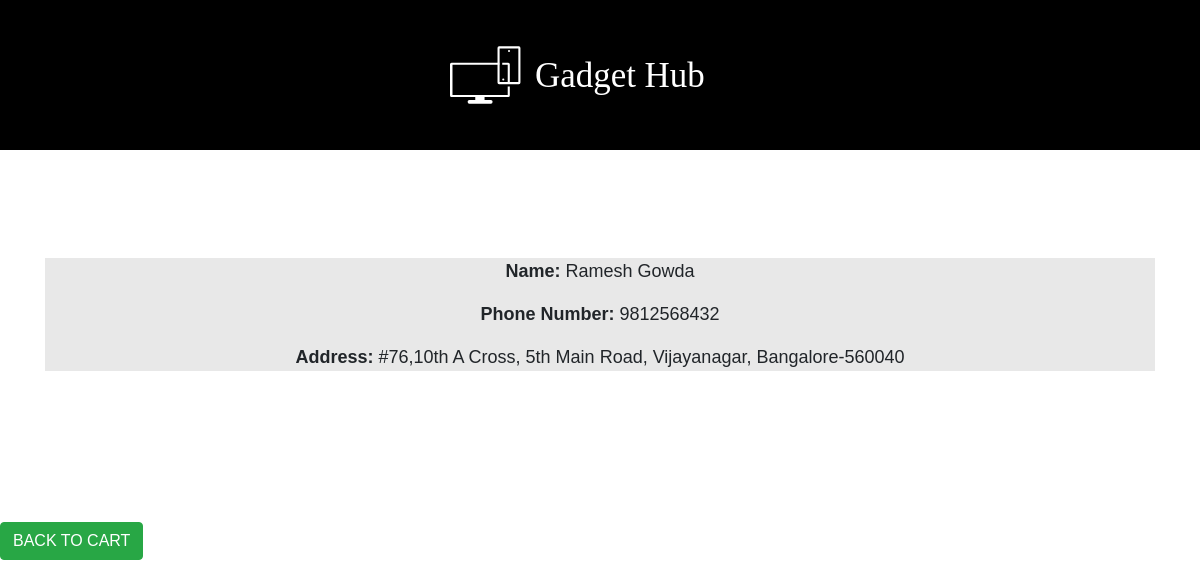
Screenshot of /e_commerce/supplier.php with the database file from the repository.
### tables this page shows
CREATE TABLE `supplier` (
  `S_Id` int(11) NOT NULL,
  `S_Password` varchar(20) NOT NULL,
  `S_Name` varchar(20) DEFAULT NULL,
  `S_Phone` bigint(15) DEFAULT NULL,
  `S_Address` varchar(100) DEFAULT NULL
);

### e_commerce/supplier.php (the view, shortened to what this page needs)
<?php
          $conn = new mysqli("localhost", "root", "", "e_commerce");
          $query = "SELECT * FROM supplier";
          $query_run = mysqli_query($conn,$query);?>
<html lang="en">
<head>
    <link rel="stylesheet" href="supp.css">
    <link rel="stylesheet" href="https://cdn.jsdelivr.net/npm/bootstrap@4.5.3/dist/css/bootstrap.min.css">
</head>
<body class="background">
<center>
<div class="back">
<img src="logo.svg" width="300" height="150" alt="" loading="lazy">
</div>
<div class="container">
<br><br><br><br>
<div class="bod">
  <?php while ($row = mysqli_fetch_assoc($query_run)) {?>
    <?php echo"
<p><b>Name:</b> ".$row['S_Name']." </p>
 <p><b>Phone Number:</b> ".$row['S_Phone']."</p>
 <p><b>Address:</b> ".$row['S_Address']."</p>";}?>
 </div>
</div>
</center>
<br><br><br><br><br>
<a href="cart.php"><input class="btn btn-success" type="button" value="BACK TO CART"></a>
</body>
</html>

### e_commerce/supp.css (style rules this page uses)
.background { font-family: 'Rubik', sans-serif; font-size: large; }
.bod { background-color:#E8E8E8; }
.back { background-color: black; }

### rows the page displays
supplier: S_Name "Ramesh Gowda", S_Phone "9812568432", S_Address "#76,10th A Cross, 5th Main Road, Vijayanagar, Bangalore-560040"
